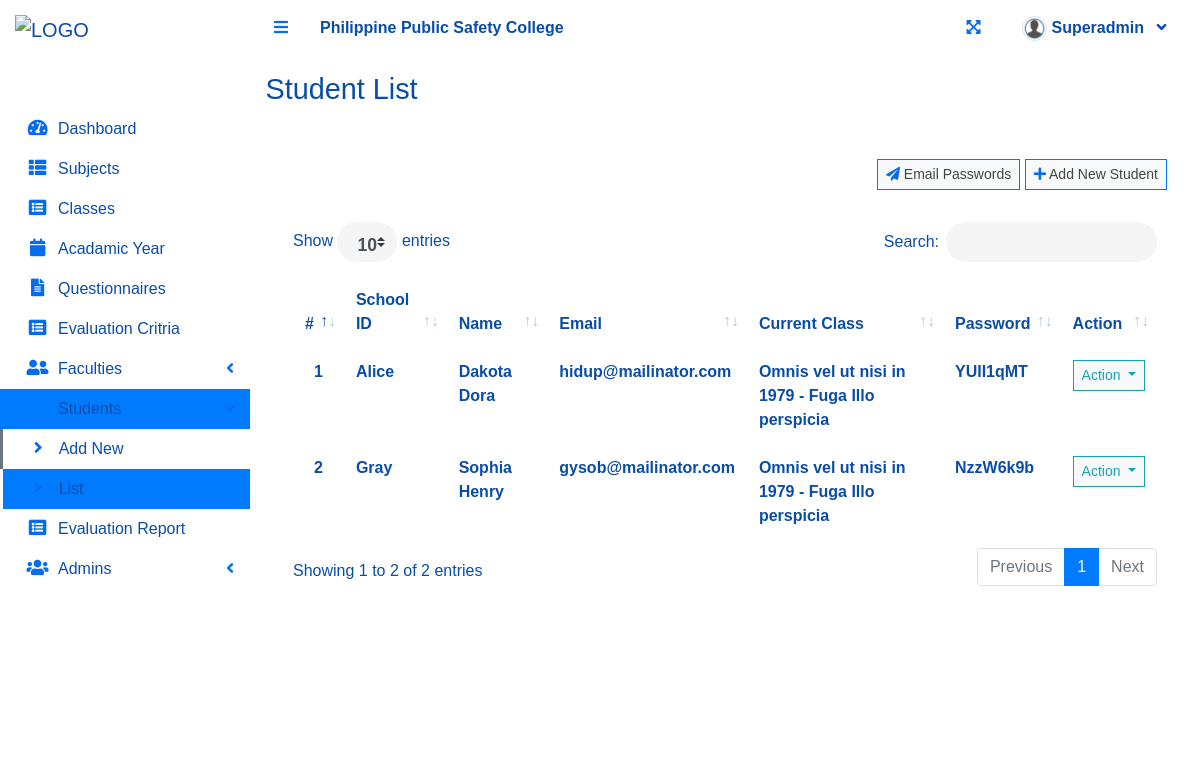
Screenshot of /index.php?page=student_list (signed in) with the database file from the repository.
### tables this page shows
CREATE TABLE `student_list` (
  `id` int(30) NOT NULL,
  `school_id` varchar(100) NOT NULL,
  `firstname` varchar(200) NOT NULL,
  `lastname` varchar(200) NOT NULL,
  `email` varchar(200) NOT NULL,
  `password` text NOT NULL,
  `clear_password` text NOT NULL,
  `class_id` int(30) NOT NULL,
  `avatar` text NOT NULL DEFAULT 'no-image-available.png',
  `user` text NOT NULL,
  `date_created` datetime NOT NULL DEFAULT current_timestamp()
);

### admin/student_list.php (the view, shortened to what this page needs)
<?php include'db_connect.php' ?>
<div class="col-lg-12">
	<div class="card card-outline card-success">
		<div class="card-header">
			<div class="card-tools">
			<a class="btn btn-sm btn-default btn-flat border-primary" onclick="myFunction()"><i class="fa fa-paper-plane"></i> Email Passwords</a>
				<a class="btn btn-sm btn-default btn-flat border-primary" href="./index.php?page=new_student"><i class="fa fa-plus"></i> Add New Student</a>
			</div>
		</div>
		<div class="card-body">
			<table class="table tabe-hover table-borderless" id="list">
				<thead>
					<tr>
						<th class="text-center">#</th>
						<th>School ID</th>
						<th>Name</th>
						<th>Email</th>
						<th>Current Class</th>
						<th>Password</th>
						<th>Action</th>
					</tr>
				</thead>
				<tbody>
					<?php
					$i = 1;
					$class= array();
					$classes = $conn->query("SELECT id,concat(curriculum,' ',level,' - ',section) as `class` FROM class_list");
					while($row=$classes->fetch_assoc()){
						$class[$row['id']] = $row['class'];
					}
					$qry = $conn->query("SELECT *,concat(firstname,' ',lastname) as name FROM student_list order by concat(firstname,' ',lastname) asc");
					while($row= $qry->fetch_assoc()):
					?>
					<tr>
						<th class="text-center"><?php echo $i++ ?></th>
						<td><b><?php echo $row['school_id'] ?></b></td>
						<td><b><?php echo ucwords($row['name']) ?></b></td>
						<td><b><?php echo $row['email'] ?></b></td>
						<td><b><?php echo isset($class[$row['class_id']]) ? $class[$row['class_id']] : "N/A" ?></b></td>
						<td><b><?php echo $row['clear_password'] ?></b></td>
						<td class="text-center">
							<button type="button" class="btn btn-default btn-sm btn-flat border-info wave-effect text-info dropdown-toggle" data-toggle="dropdown" aria-expanded="true">
		                      Action
		                    </button>
						</td>
					</tr>
				<?php endwhile; ?>
				</tbody>
			</table>
		</div>
	</div>
</div>

### index.php (shortened to what this page needs)
<!DOCTYPE html>
<html lang="en">
<?php
	include 'header.php'
?>
<body class="hold-transition sidebar-mini layout-fixed layout-navbar-fixed layout-footer-fixed">
<div class="wrapper">
  <?php include 'topbar.php' ?>
  <?php include $_SESSION['login_view_folder'].'sidebar.php' ?>
  <div class="content-wrapper">
    <div class="content-header">
      <div class="container-fluid">
        <div class="row mb-2">
          <div class="col-sm-6">
            <h1 class="m-0"><?php echo $title ?></h1>
          </div>
        </div>
      </div>
    </div>
    <section class="content">
      <div class="container-fluid">
         <?php
            $page = isset($_GET['page']) ? $_GET['page'] : 'home';
            if(!file_exists($_SESSION['login_view_folder'].$page.".php")){
                include '404.html';
            }else{
            include $_SESSION['login_view_folder'].$page.'.php';
            }
          ?>
      </div>
    </section>
  </div>
</div>
</body>
</html>

### header.php (shortened to what this page needs)
<head>
  <?php
  $title = isset($_GET['page']) ? ucwords(str_replace("_", ' ', $_GET['page'])) : "Home";
  ?>
  <link rel="stylesheet" href="assets/plugins/fontawesome-free/css/all.min.css">
  <link rel="stylesheet" href="https://code.ionicframework.com/ionicons/2.0.1/css/ionicons.min.css">
  <link rel="stylesheet" href="assets/plugins/overlayScrollbars/css/OverlayScrollbars.min.css">
  <link rel="stylesheet" href="assets/plugins/datatables-bs4/css/dataTables.bootstrap4.min.css">
  <link rel="stylesheet" href="assets/plugins/datatables-responsive/css/responsive.bootstrap4.min.css">
  <link rel="stylesheet" href="assets/plugins/datatables-buttons/css/buttons.bootstrap4.min.css">
  <link rel="stylesheet" href="assets/plugins/select2/css/select2.min.css">
  <link rel="stylesheet" href="assets/plugins/select2-bootstrap4-theme/select2-bootstrap4.min.css">
  <link rel="stylesheet" href="assets/plugins/sweetalert2-theme-bootstrap-4/bootstrap-4.min.css">
  <link rel="stylesheet" href="assets/plugins/jquery-ui/jquery-ui.min.css">
  <link rel="stylesheet" href="assets/plugins/toastr/toastr.min.css">
  <link rel="stylesheet" href="assets/plugins/dropzone/min/dropzone.min.css">
  <link rel="stylesheet" href="assets/dist/css/jquery.datetimepicker.min.css">
  <link rel="stylesheet" href="assets/plugins/icheck-bootstrap/icheck-bootstrap.min.css">
  <link rel="stylesheet" href="assets/plugins/bootstrap4-toggle/css/bootstrap4-toggle.min.css">
  <link rel="stylesheet" href="assets/dist/css/adminlte.min.css">
  <link rel="stylesheet" href="assets/dist/css/styles.css">
  <link rel="stylesheet" href="assets/plugins/summernote/summernote-bs4.min.css">
  <link rel="stylesheet" href="assets/dist/css/login.css">
  <link rel="stylesheet" href="assets/dist/css/sidebar.css">
</head>

### topbar.php (shortened to what this page needs)
<nav class="main-header navbar navbar-expand bg-white navbar-dark ">
  <ul class="navbar-nav">
    <?php if(isset($_SESSION['login_id'])): ?>
    <li class="nav-item">
      <a class="nav-link" data-widget="pushmenu" href="" role="button"><i class="fas fa-bars"></i></a>
    </li>
  <?php endif; ?>
    <li>
      <a class="nav-link text-white"  href="./" role="button"> <large><b>Philippine Public Safety College</b></large></a>
    </li>
  </ul>
  <ul class="navbar-nav ml-auto">
    <li class="nav-item">
      <a class="nav-link" data-widget="fullscreen" href="#" role="button">
        <i class="fas fa-expand-arrows-alt"></i>
      </a>
    </li>
   <li class="nav-item dropdown">
          <a class="nav-link"  data-toggle="dropdown" aria-expanded="true" href="javascript:void(0)">
            <span>
              <div class="d-felx badge-pill">
                <span class=""><img src="assets/uploads/<?php echo $_SESSION['login_avatar'] ?>" alt="" class="user-img border "></span>
                <span><b><?php echo ucwords($_SESSION['login_firstname']) ?></b></span>
                <span class="fa fa-angle-down ml-2"></span>
              </div>
            </span>
          </a>
    </li>
  </ul>
</nav>

### admin/sidebar.php (shortened to what this page needs)
<aside class="main-sidebar bg-white">
  <div class="dropdown">
 	<a href="./" class="brand-link">
   <img  src="assets/dist/assets/ppsc.svg" width="50" height="50"  alt="LOGO">
  </a>
  </div>
  <div class="sidebar">
    <nav class="mt-2">
      <ul class="nav nav-pills nav-sidebar flex-column nav-flat" data-widget="treeview" role="menu" data-accordion="false">
       <li class="nav-item dropdown">
          <a href="./" class="nav-link">
            <i class="nav-icon fas fa-tachometer-alt"></i>
            <p>
              Dashboard
            </p>
          </a>
        </li>
        <li class="nav-item dropdown">
          <a href="./index.php?page=subject_list" class="nav-link nav-subject_list">
            <i class="nav-icon fas fa-th-list"></i>
            <p>
              Subjects
            </p>
          </a>
        </li>
        <li class="nav-item dropdown">
          <a href="./index.php?page=class_list" class="nav-link nav-class_list">
            <i class="nav-icon fas fa-list-alt"></i>
            <p>
              Classes
            </p>
          </a>
        </li>
        <li class="nav-item dropdown">
          <a href="./index.php?page=academic_list" class="nav-link nav-academic_list">
            <i class="nav-icon fas fa-calendar"></i>
            <p>
              Acadamic Year
            </p>
          </a>
        </li>
        <li class="nav-item dropdown">
          <a href="./index.php?page=questionnaire" class="nav-link nav-questionnaire">
            <i class="nav-icon fas fa-file-alt"></i>
            <p>
              Questionnaires
            </p>
          </a>
        </li>
        <li class="nav-item dropdown">
          <a href="./index.php?page=criteria_list" class="nav-link nav-criteria_list">
            <i class="nav-icon fas fa-list-alt"></i>
            <p>
              Evaluation Critria
            </p>
          </a>
        </li>
        <li class="nav-item">
          <a href="#" class="nav-link nav-edit_faculty">
            <i class="nav-icon fas fa-user-friends"></i>
            <p>
              Faculties
              <i class="right fas fa-angle-left"></i>
            </p>
          </a>
        </li>
        <li class="nav-item">
          <a href="#" class="nav-link nav-edit_student">
            <p>
               Students
              <i class="right fas fa-angle-left"></i>
            </p>
          </a>
          <ul class="nav nav-treeview">
            <li class="nav-item">
              <a href="./index.php?page=new_student" class="nav-link nav-new_student tree-item">
                <i class="fas fa-angle-right nav-icon"></i>
                <p>Add New</p>
              </a>
            </li>
            <li class="nav-item">
              <a href="./index.php?page=student_list" class="nav-link nav-student_list tree-item">
                <i class="fas fa-angle-right nav-icon"></i>
                <p>List</p>
              </a>
            </li>
          </ul>
        </li>
        <li class="nav-item dropdown">
          <a href="./index.php?page=report" class="nav-link nav-report">
            <i class="nav-icon fas fa-list-alt"></i>
            <p>
              Evaluation Report
            </p>
          </a>
        </li>
        <?php if($_SESSION['login_role']=="superadmin"): ?>
        <li class="nav-item">
          <a href="#" class="nav-link nav-edit_user">
            <i class="nav-icon fas fa-users"></i>
            <p>
              Admins
              <i class="right fas fa-angle-left"></i>
            </p>
          </a>
        </li>
        <?php else: ?>
          <?php endif; ?>
      </ul>
    </nav>
  </div>
</aside>

### header.php (style rules this page uses)
* { font-family: 'Montserrat', sans-serif; }
.sidebar { padding-top: 6vh; }
.dropdown { border: none; }
.brand-link { text-decoration:none; padding-left: 15px; padding-bottom: -15px; }
* { color: #0a4da6; }
i { color: #056cf2; }
.main-header { border:none; }
.content-wrapper { background: #ffff; }
.card { padding-top: 1%; border:none; box-shadow:none; }
.card-header { border:none; }
.card-success.card-outline { border:none; }

### topbar.php (style rules this page uses)
.user-img { border-radius: 50%; height: 25px; width: 25px; object-fit: cover; }

### rows the page displays
student_list: school "Alice", name "Dakota Dora", email "hidup@mailinator.com", class "Omnis vel ut nisi in 1979 - Fuga Illo perspicia", clear_password "YUII1qMT"
student_list: school "Gray", name "Sophia Henry", email "gysob@mailinator.com", class "Omnis vel ut nisi in 1979 - Fuga Illo perspicia", clear_password "NzzW6k9b"

### other values shown
$_SESSION['login_firstname'] "Superadmin"
$title "Student List"
